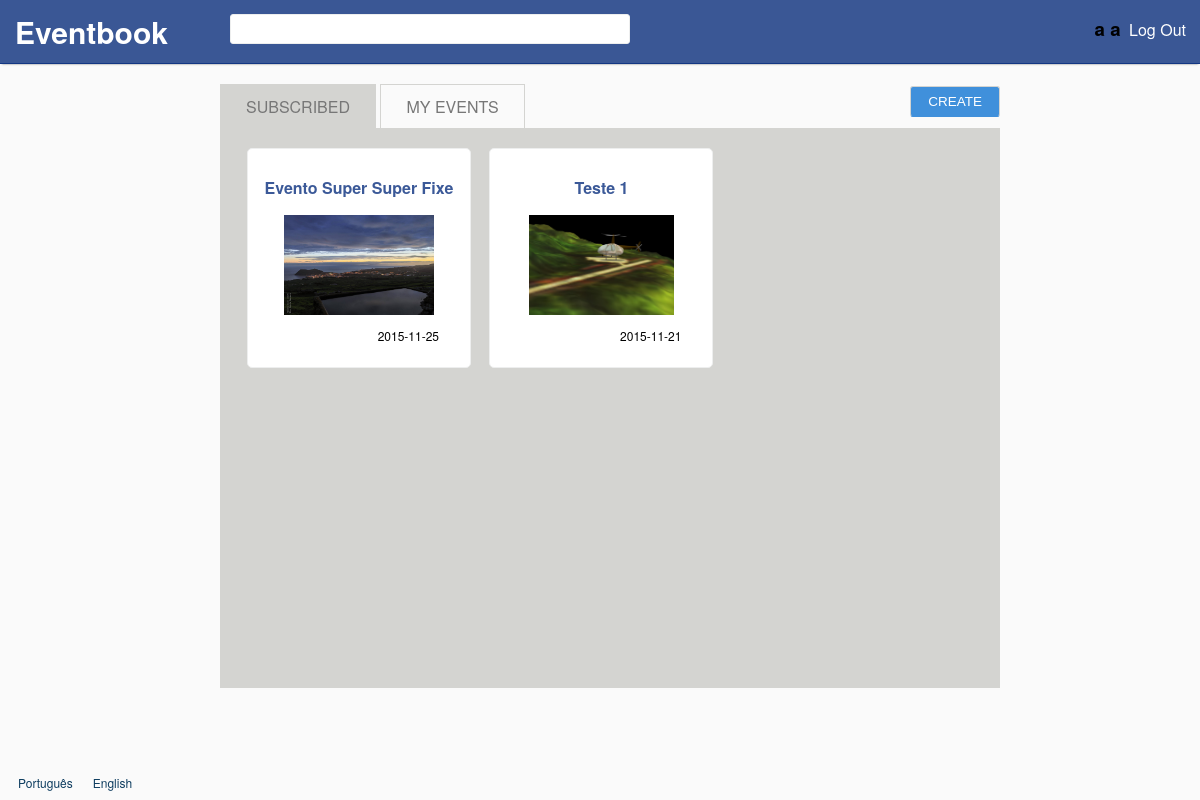
Before: / (signed in) with the older database file.
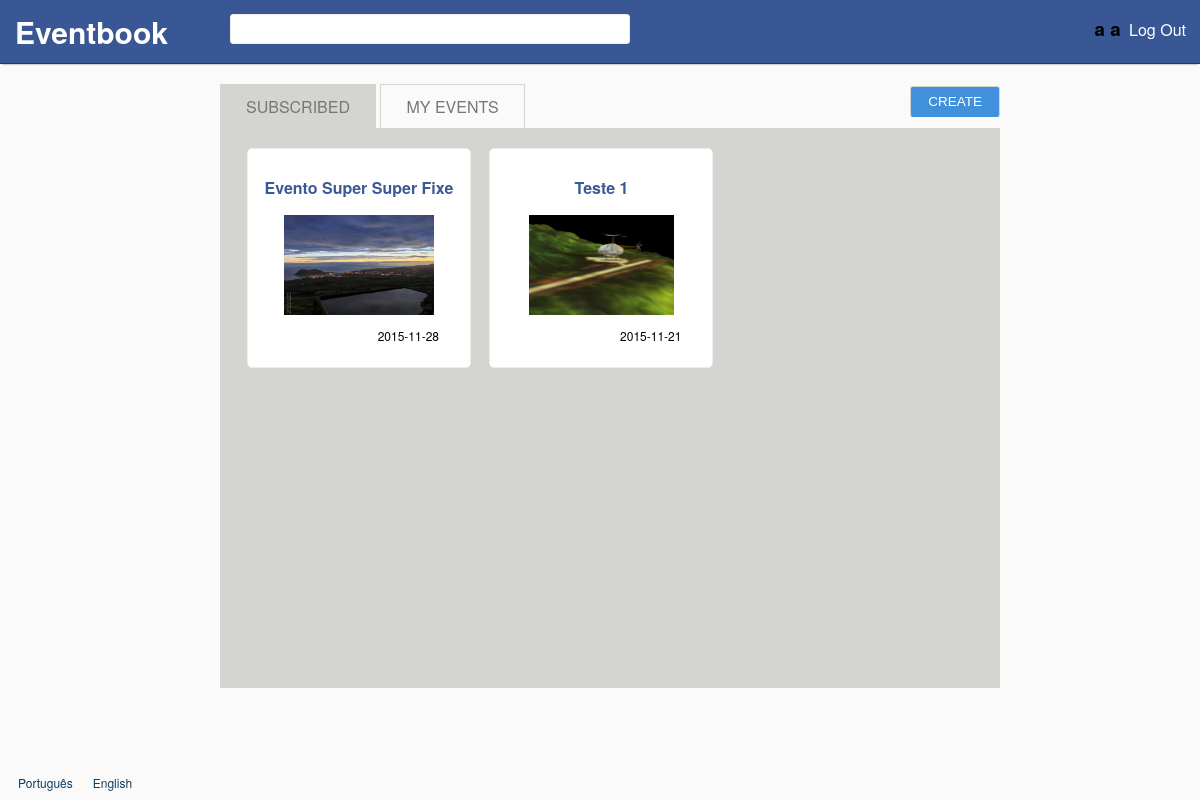
After: the same page with the newer database file.
### tables this page shows
CREATE TABLE events
(
id INTEGER PRIMARY KEY,
name TEXT NOT NULL,
image TEXT NOT NULL,
creation_date DATETIME DEFAULT(DATETIME('now')),
date DATETIME NOT NULL,
description TEXT NOT NULL,
type_id INTEGER NOT NULL REFERENCES event_types(id),
user_id INTEGER NOT NULL REFERENCES users(id),
deleted BOOLEAN DEFAULT(0),
public BOOLEAN DEFAULT(1)
);

### core/config.php (called while the page is built)
<?php
  $_CONFIG['web_root'] = '/trabalho/';
  $_CONFIG['jquery'] = 'js/jquery-1.11.3.min.js';
  $_CONFIG['allowed_image_types'] = array(IMAGETYPE_GIF,IMAGETYPE_JPEG,IMAGETYPE_PNG);
  $_CONFIG['uploads_path'] = 'uploads/';
  $_CONFIG['max_image_upload'] = 5000000;
?>

### languages/en.php (called while the page is built, shortened)
<?php
$lang = array();
$lang['SITE_NAME'] = 'Eventbook';
$lang['REGISTER'] = 'Register';
$lang['FIRST_NAME'] = 'First Name';
$lang['FIRST_NAME_ERROR'] = 'Invalid first name.';
$lang['LAST_NAME'] = 'Last Name';
$lang['LAST_NAME_ERROR'] = 'Invalid last name.';
$lang['EMAIL'] = 'E-mail';
$lang['EMAIL_ERROR'] = "Invalid email.";
$lang['EMAIL_IN_USE'] = "Email already in use.";
$lang['CONFIRM_EMAIL'] = 'Confirm e-mail';
$lang['PASSWORD'] = 'Password';
$lang['PASSWORD_LENGTH'] = "Passwords must have at least 8 characters.";
$lang['PASSWORD_DIFF'] = "Passwords do not match.";
$lang['CONFIRM_PASSWORD'] = 'Confirm password';
$lang['LOGIN'] = 'Log In';
$lang['UNREGISTERED_EMAIL'] = 'Unregistered or invalid email.';
$lang['INVALID_PASSWORD'] = 'Invalid password.';
$lang['LOGOUT'] = 'Log Out';
$lang['MY_EVENTS'] = 'My Events';
$lang['SUBSCRIBED'] = 'Subscribed';
$lang['CREATE'] = 'Create';
$lang['PRIVATE'] = 'Private';
$lang['PUBLIC'] = 'Public';
$lang['NAME'] = 'Name';
$lang['DESCRIPTION'] = 'Description';
$lang['DATE'] = 'Date';
$lang['IMAGE'] = 'Image';
$lang['TYPE'] = 'Type';
$lang['PARTY'] = 'Party';
$lang['BUSINESS'] = 'Business';
$lang['MEETING'] = 'Meeting';
$lang['CEREMONY'] = 'Ceremony';
$lang['EDUCATIONAL'] = 'Educational';
$lang['INVALID_NAME'] = 'Invalid name.';
$lang['INVALID_DESCRIPTION'] = 'Invalid description.';
$lang['INVALID_DATE'] = 'Invalid date.';
$lang['INVALID_IMAGE'] = 'Upload a valid image.';
$lang['IMAGE_SIZE_ERROR'] = "Image's size can not be higher than 5MB.";
$lang['IMAGE_EXT_ERROR'] = 'Invalid extension (Accepted: jpg, png, gif).';
$lang['SUBSCRIBE'] = 'Subscribe';
$lang['UNSUBSCRIBE'] = 'Unsubscribe';
$lang['DELETE_MSG'] = 'Are you sure you want to delete this event?';
$lang['DELETE'] = 'Delete';
$lang['EDIT'] = 'Edit';
$lang['SAVE'] = 'Save';
$lang['ALBUMS'] = 'Albums';
$lang['LEAVE_A_COMMENT'] = 'Leave a comment';
$lang['COMMENTS'] = 'Comments';
$lang['MAKE_COMMENT'] = 'Comment';
$lang['NO_COMMENTS_YET'] = 'There are no comments yet.';
$lang['SUBSCRIBERS'] = 'Subscribers';
$lang['ZERO_SUBS'] = "The event doesn't have subscribers.";
$lang['1'] = 'January';
$lang['2'] = 'February';
$lang['3'] = 'March';
$lang['4'] = 'April';
$lang['5'] = 'May';
$lang['6'] = 'June';
$lang['7'] = 'July';
?>

### database/users.php (called while the page is built, shortened)
<?php
	include_once('connection.php');
	function getFullName($user_id)
	{
		global $db;
		$stmt = $db->prepare("SELECT (first_name || ' ' || last_name) full_name FROM users WHERE id = ?");
		$stmt->execute(array($user_id));
		$user = $stmt->fetch();
		if ($user !== false)
			return $user['full_name'];
		return null;
	}
?>

### database/events.php (called while the page is built, shortened)
<?php
	include_once('connection.php');
	function getSubscribedEvents($user_id)
	{
		global $db;
		$stmt = $db->prepare('SELECT events.id id,name,image,date,description,type FROM event_subscriptions
			LEFT JOIN events ON events.id = event_id
			LEFT JOIN event_types ON type_id = event_types.id
			WHERE event_subscriptions.user_id = ? AND deleted = 0');
		$stmt->execute(array($user_id));
		return $stmt->fetchAll();
	}
?>

### templates/main_page.php (the view, shortened to what this page needs)
<?php
include_once('core/require_session.php');
include_once('database/events.php');
function print_event($row)
{
	global $lang; ?>
	<li class="event box">
		<a href="events/<?php echo $row['id'] ?>" >
			<h3><?php echo $row['name'] ?></h3>
			<div class="div-event-image" style="background-image:url(<?php echo $row['image'] ?>)"></div>
			<p class="event-date"><?php echo $row['date'] ?></p>
		</a>
	</li>
	<?php
} ?>
<!DOCTYPE html>
<html>
<head>
	<link rel="stylesheet" href="styles.css">
</head>
<body>
	<div id="wrapper">
		<?php include('templates/header.php'); ?>
		<div id="content" class="center default-width">
			<ul class="tabs">
				<li><a href="#subscribed"><?php echo $lang['SUBSCRIBED'] ?></a></li>
				<li><a href="#mine"><?php echo $lang['MY_EVENTS'] ?></a></li>
				<li class="tab-right button"><a href="events/new"><?php echo $lang['CREATE'] ?></a></li>
			</ul>
			<div class="tabs-panel">
				<div id="subscribed">
					<ul class="events-list">
						<?php
						$events = getSubscribedEvents($_SESSION['user_id']);
						foreach ($events as $row) print_event($row);
						?>
					</ul>
				</div>
			</div>
		</div>
		<?php include('templates/footer.php'); ?>
	</div>
</body>
</html>

### index.php
<?php
	include_once('core/common.php');
	if (isSet($_SESSION['user_id']))
	{
		include('templates/main_page.php');
	}
	else
	{
		include('templates/login_page.php');
	}
?>

### templates/header.php (shortened to what this page needs)
<div id="header">
	<a id="webroot" href="<?php echo $_CONFIG['web_root'] ?>"><h1><?php echo $lang['SITE_NAME'] ?></h1></a>
	<input id="search" type="text" autocomplete="off">
	<div id="logout">
		<?php if (isSet($_SESSION['user_id'])) { ?>
			<h3 id="user_name"> <?php echo getFullName($_SESSION['user_id']) ?></h3>
			<a href="<?php echo $_CONFIG['web_root'] ?>logout"><?php echo $lang['LOGOUT'] ?></a>
		<?php } ?>
	</div>
</div>

### templates/footer.php
<?php
	$langs = array("pt"=>"Português","en"=>"English");
?>
<div id="footer">
	<?php
		foreach($langs as $lang => $name) {
			echo '<form action=""><input name="lang" type="hidden" value="'.$lang.'"><input id="language" type="submit" value="'.$name.'"></form>';
		}
	?>
</div>

### styles.css (style rules this page uses)
html, body { margin:0; padding:0; height:100%; background: #fafafa; font-family: 'proxima-nova','Helvetica Neue',Arial,Helvetica,sans-serif; }
#wrapper { min-height:100%; position:relative; }
#header { background:#3a5795; border-bottom: 1px solid #133783; box-shadow: 0 2px 2px -2px rgba(0, 0, 0, .52); padding:10px; min-width: 950px; }
#header * { display: inline; height: 30px; }
#header h1 { font-size: 30px; padding: 0 5px; margin-top: 30px }
#header a { border-radius: 3px; text-decoration: none; color: white; padding: 0; }
#search { position: absolute; top: 14px; left: 230px; width: 400px; height:30px; }
#logout > a { padding: 4px; }
#logout { float: right; padding-top: 5px; }
#content { padding-bottom:50px; }
#footer { width:100%; height:30px; padding-top: 20px; position:absolute; bottom:0; left:0; }
#footer form { display: inline-block; padding: 0px; }
#footer input { background:none; border:none; padding: 0; font: inherit; cursor: pointer; text-decoration: none; color: #0d3c5f; font-size: 12px; margin-left:16px; padding: 2px; }
.box { background-color: #fff; border: 1px solid #edeeee; border-radius: 5px; margin: 0; margin-bottom: 20px; padding: 11px; }
.button { color: #fff; background-color: #4090db; border-color: #4090db; border-radius: 3px; border-style: solid; border-width: 1px; cursor: pointer; padding: 2px 6px; font: 13.5px Arial; text-decoration: none; box-sizing: border-box; display: inline-block; margin: 0; }
input[type="text"],input[type="password"],input[type="email"], select { margin: 0; display: block; border: 1px solid #edeeee; border-radius: 3px; height: 35px; -webkit-box-sizing: border-box; -moz-box-sizing: border-box; box-sizing: border-box; padding: 10px; }
.div-event-image { height: 100px; background-size: contain; background-position: center; background-repeat: no-repeat; }
.event.box > a > p { text-align:right; font-size: 12px; margin-right: 20px; }
.event.box > a > h3 { color: #3b5998; font-size: 1em; white-space: nowrap; overflow: hidden; text-overflow: ellipsis; }
.event.box > a { text-decoration: none; color: black; }
.event.box { width: 200px; text-align:center; display: inline-block; margin-left: 7px; margin-right: 7px; color: white; }
.events-list { margin:0; padding:0; margin-bottom: -20px; }
.default-width { width: 800px; }
.center { margin: 20px auto 0; }
ul.tabs { margin: 0; padding: 0px; margin-left: 20px; }
.tabs-panel { background: #d4d4d1; height: 520px; overflow:auto; padding: 20px 0 20px 20px; margin-left: 20px; }
ul.tabs li { display: inline-block; padding: 10px 15px; border-top: 1px solid #d4d4d1; border-right: 1px solid #d4d4d1; border-left: 1px solid #d4d4d1; text-decoration: none; list-style-type: none; }
ul.tabs li.active { background: #d4d4d1; }
.tabs li a { padding: 10px; text-transform: uppercase; color: #777; text-decoration: none; }
.tab-right { float:right; }
.tab-right.button > * { color: #fff; }
.tab-right.button { padding: 7px; margin-top:2px; }

Changed rows visible on the page:
changed events "Evento Super Super Fixe": date "2015-11-25" → "2015-11-28"
